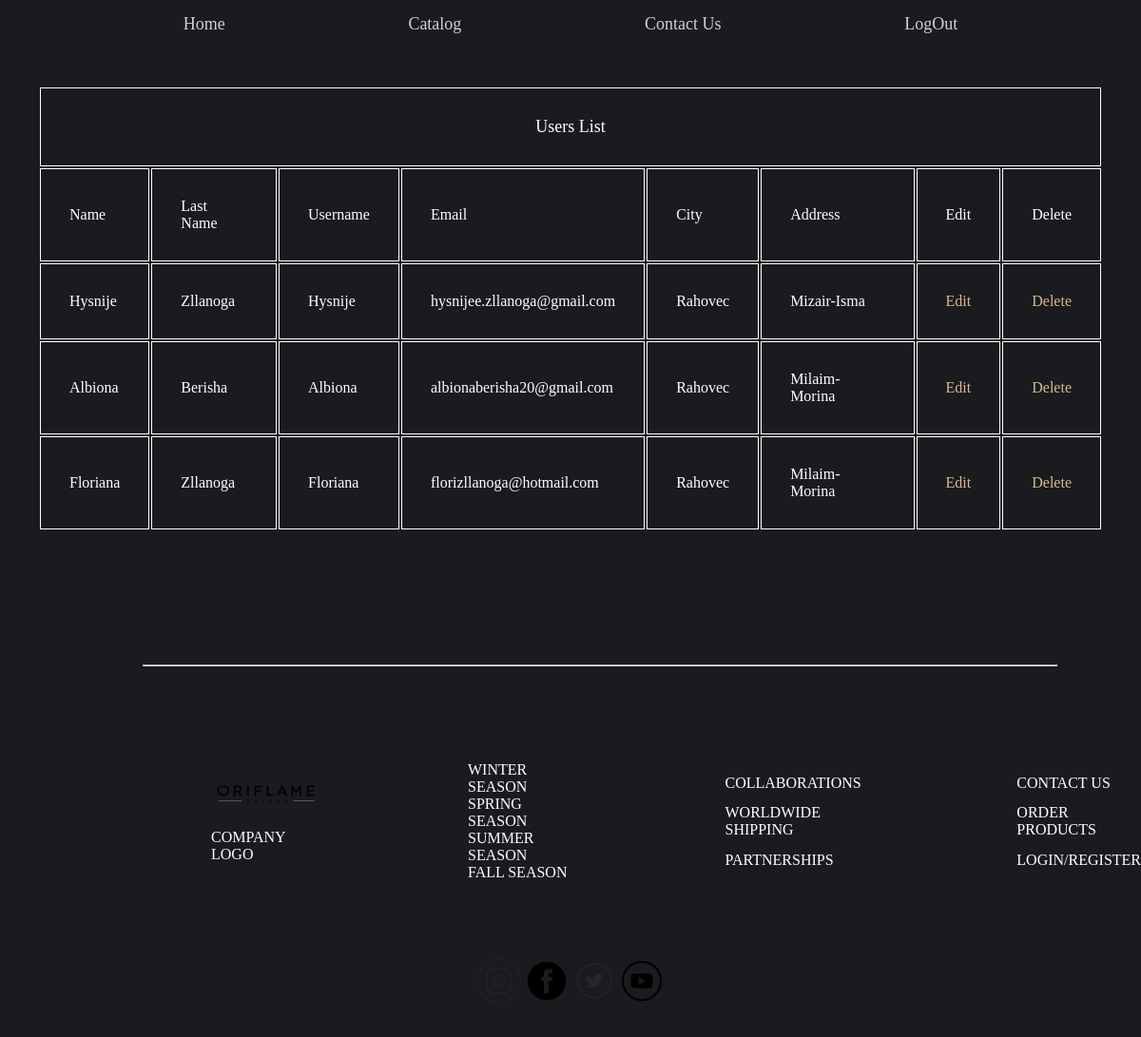
/views/dashboard.php, run on the app's committed database.
### tables this page shows
CREATE TABLE `user` (
  `userid` int(11) NOT NULL,
  `name` varchar(255) NOT NULL,
  `lastname` varchar(255) NOT NULL,
  `email` varchar(255) NOT NULL,
  `username` varchar(255) NOT NULL,
  `password` varchar(255) NOT NULL,
  `city` varchar(255) NOT NULL,
  `address` varchar(255) NOT NULL,
  `ccNo` bigint(20) NOT NULL,
  `role` int(11) NOT NULL
);

### components/databaseConfiguration.php (called while the page is built, shortened)
<?php
class DatabasePDOConfiguration {
    private $connection;
    private $host = "localhost";
    private $username = "root";
    private $dbName = "web";
    private $password = "";
    private function createConnection(){
        $this->connection = new PDO("mysql:host=$this->host;dbname=$this->dbName", $this->username, $this->password);
        $this->connection->setAttribute(PDO::ATTR_ERRMODE, PDO::ERRMODE_EXCEPTION);
    }
    protected function getConnection(){
        return $this->connection;
    }
}

### components/userMapper.php (called while the page is built, shortened)
<?php
require_once 'databaseConfiguration.php';
class UserMapper extends DatabasePDOConfiguration{
    private $conn;
    public function __construct(){
        $this->conn = $this->getConnection();
    }
    public function getAllUsers(){
        $this->query = "select * from user";
        $statement = $this->conn->prepare($this->query);
        $statement->execute();
        $result = $statement->fetchAll(PDO::FETCH_ASSOC);
        return $result;
    }
}

### views/dashboard.php (the view, shortened to what this page needs)
<?php
    require_once '../components/userMapper.php';
    $mapper =  new UserMapper();
    $users = $mapper->getAllUsers();
?>
<!DOCTYPE html>
<html lang="en">
<head>
    <link rel="stylesheet" href="../style/dashboard.css">
</head>
    <?php
        include('../reusableCode/header.php');
    ?>
    <div class="main">
        <table>
            <thead>
                <tr class="first-row">
                    <td colspan="8">Users List </td>
                </tr>
                <tr class="second-row">
                    <td>Name</td>
                    <td>Last Name </td>
                    <td>Username</td>
                    <td>Email</td>
                    <td>City</td>
                    <td>Address</td>
                    <td>Edit</td>
                    <td>Delete</td>
                </tr>
            </thead>
            <tbody>
                <?php
                    foreach ($users as $user) {
                ?>
                    <tr>
                        <td><?php echo $user['name']; ?></td>
                        <td><?php echo $user['lastname']; ?></td>
                        <td><?php echo $user['username']; ?></td>
                        <td><?php echo $user['email']; ?></td>
                        <td><?php echo $user['city']; ?></td>
                        <td><?php echo $user['address']; ?></td>
                        <td><a href=<?php echo "../views/edit.php?id=" . $user['userid'];
                                    ?>>Edit</td>
                        <td><a href=<?php echo "../components/deleteUser.php?id=" . $user['userid'];
                                    ?>>Delete</td>
                    </tr>
                <?php
                }
                ?>
            </tbody>
        </table>
    </div>
    <?php
        include('../reusableCode/footer.php');
    ?>
</body>
</html>

### style/dashboard.css (style rules this page uses)
* { margin:0; padding:0; background-color: #191b1f; font-family: century gothic; }
.main { display: flex; justify-content: center; padding: 40px; }
table { color:white; }
.first-row td { column-span:5; text-align: center; font-size: large; }
td { padding:30px; border: 1px solid white; }
table td a { text-decoration: none; color:burlywood; }

### data on the page
user: name "Hysnije", lastname "Zllanoga", username "Hysnije", email "hysnijee.zllanoga@gmail.com", city "Rahovec", address "Mizair-Isma"
user: name "Albiona", lastname "Berisha", username "Albiona", email "albionaberisha20@gmail.com", city "Rahovec", address "Milaim-Morina"
user: name "Floriana", lastname "Zllanoga", username "Floriana", email "florizllanoga@hotmail.com", city "Rahovec", address "Milaim-Morina"
